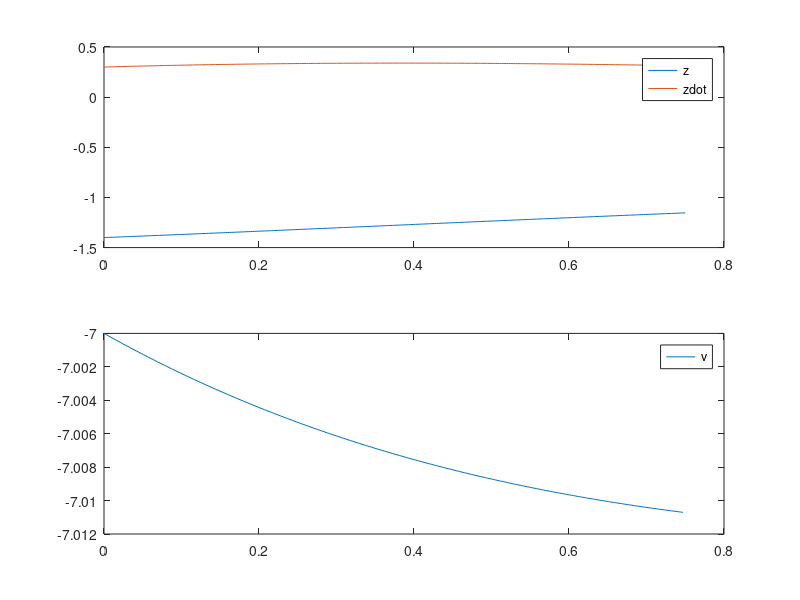

MATLAB code for this plot:
function startercode002110
[T,X,U,XFORDISPLAY] = RunSimulation;
PlotResults(T,X,U);
z = mat2str(XFORDISPLAY(1),8)
zdot = mat2str(XFORDISPLAY(2),8)
end

function [actuators,data] = initControlSystem(sensors,references,parameters,data)
data.A = [0 1; -(6+3)/8 -1];
data.B = [0;1/8];
data.C = [0,1];
data.xhat = [0;0];
data.u=0;
Qc = eye(2);
Rc = 8.6;
Qo = 5.7;
Ro= eye(2);
data.K = lqr(data.A,data.B,Qc,Rc);
data.L = lqr(data.A',data.C',inv(Ro),inv(Qo))';
data.K
data.L
[actuators,data] = runControlSystem(sensors,references,parameters,data);
end

function [actuators,data] = runControlSystem(sensors,references,parameters,data)
u=-data.K*data.xhat;
y=sensors.zdot+1;
data.xhat=data.xhat+(data.A*data.xhat+data.B*u-data.L*(data.C*data.xhat-y))*parameters.tStep;
actuators.v= u+6*-1-1;
end

function [T,X,U,XFORDISPLAY] = RunSimulation
[t,x,tStep,nSteps,nStepsForDisplay] = InitSimulation;
T = t;
X = x;
U = [];
controller.init = @initControlSystem;
controller.run = @runControlSystem;
controller.sensors = GetSensors(t,x);
controller.references = struct;
controller.parameters = struct('tStep',tStep);
controller.data = struct;
[controller.actuators,controller.data] = ...
    controller.init(controller.sensors, ...
                    controller.references, ...
                    controller.parameters, ...
                    controller.data);
for iStep = 1:nSteps
    u = GetInput(controller.actuators);
    [t,x] = ode45(@(t,x) GetXDot(t,x,u),[t t+tStep],x);
    t = t(end);
    x = x(end,:)';
    controller.sensors = GetSensors(t,x);
    [controller.actuators,controller.data] = ...
    controller.run(controller.sensors, ...
                    controller.references, ...
                    controller.parameters, ...
                    controller.data);
    T = [T t];
    X = [X x];
    U = [U u];
    if iStep==nStepsForDisplay
        XFORDISPLAY = x;
    end
end
end

function [t,x,tStep,nSteps,nStepsForDisplay] = InitSimulation
t = 0;
x = [-1.40; 0.30];
tStep = 0.003;
nStepsForDisplay = 25;
nSteps = 250;
end

function u = GetInput(actuators)
u = actuators.v;
end

function sensors = GetSensors(t,x)
sensors.t = t;
sensors.zdot = x(2);
end

function xdot = GetXDot(t,x,u)
xdot = [x(2); (1/8)*(-(8*x(2)+6*x(1)+1*x(1)^3)+u(1))];
end

function PlotResults(T,X,U)
clf;
subplot(2,1,1);
plot(T,X);
legend('z','zdot');
subplot(2,1,2);
plot(T(1:end-1),U);
legend('v');
end
